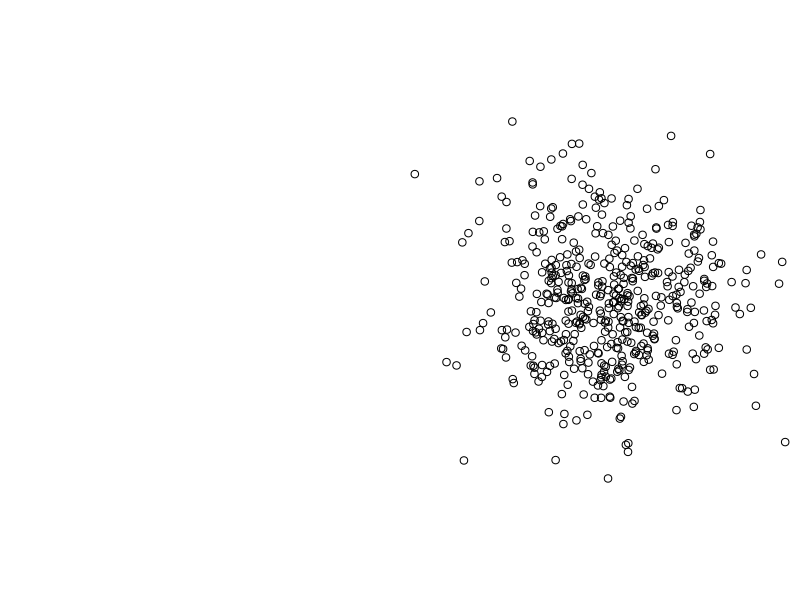

This figure's R source:
## get an intuitive feel for GRF weighting kernels

library(pracma)
library(MASS)

hh <- 1 # bandwidth for GRF
v0 <- 100 # variance for global mean
vX <- 100 # variance for linear effect
vN <- 10 # individual variance (nugget effect)

n <- 500 # number of points
p <- 2 # dimension

xs <- randn(n, p)
dd <- pdist(xs)
covm <- v0 + exp(-dd/hh) + vN * eye(n) + 
  vX * (xs[, 1] %*% t(xs[, 1])) + vX * (xs[, 2] %*% t(xs[, 2]))
ys <- mvrnorm(1, rep(0, n), covm)

dev.new("X11", width = 8, height = 6, noRStudioGD = TRUE)
layout(matrix(1:2, 1, 2))
par(mar = c(0, 0, 0, 0))
plot(NA, NA, xlim = c(0, 1), ylim = c(0, 1), axes = FALSE, ann = FALSE)
plot(xs, axes = FALSE, ann = FALSE, asp = 1)
xx <- locator(1)
while(!is.null(xx)) {
  ind <- order(colSums((t(xs) - c(xx$x, xx$y))^2))[1]
  wts <- solve(covm[-ind, -ind], covm[-ind, ind])
  print(sum(wts))
  barplot(sort(wts), ylim = c(-1/sqrt(n), 10/sqrt(n)))
  plot(xs, axes = FALSE, ann = FALSE, asp = 1, col = "white")
  for (i in 1:(n-1)) {
    if (wts[i] >= 0) cl <- grey(level = 1 - pmax(0, wts[i]/max(wts)))
    if (wts[i] < 0) cl <- rgb(1 -wts[i]/min(wts), 1, 1-wts[i]/min(wts))
    points(xs[-ind, ][i, , drop = FALSE], col = cl)
  }
  points(xs[ind, , drop = FALSE], col = "red")
  xx <- locator(1)
}
